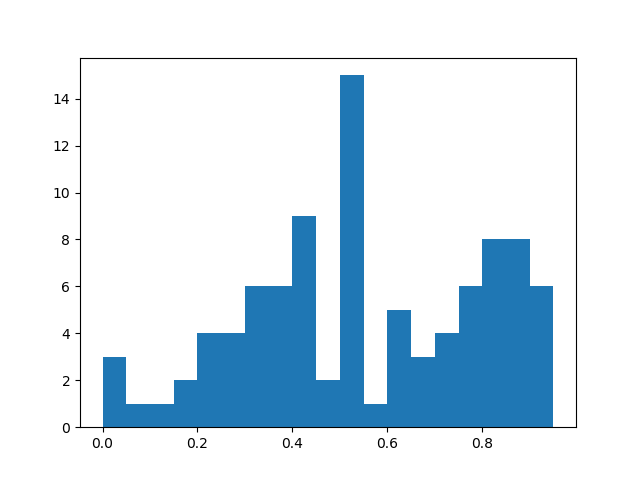

Write the Python code that produced this figure.
#!/usr/bin/python3
# -*- coding: utf-8 -*-
# /**
#  *                    _ooOoo_
#  *                   o8888888o
#  *                   88" . "88
#  *                   (| -_- |)
#  *                    O\ = /O
#  *                ____/`---'\____
#  *              .   ' \\| |// `.
#  *               / \\||| : |||// \
#  *             / _||||| -:- |||||- \
#  *               | | \\\ - /// | |
#  *             | \_| ''\---/'' | |
#  *              \ .-\__ `-` ___/-. /
#  *           ___`. .' /--.--\ `. . __
#  *        ."" '< `.___\_<|>_/___.' >'"".
#  *       | | : `- \`.;`\ _ /`;.`/ - ` : | |
#  *         \ \ `-. \_ __\ /__ _/ .-` / /
#  * ======`-.____`-.___\_____/___.-`____.-'======
#  *                    `=---='
#  *
#  * .............................................
#  *          佛祖保佑             永无BUG
#  */

"""
Project:LS  

"""
__author__ = 'LS'

# encoding: utf-8

import sys
#reload(sys)
#sys.setdefaultencoding('utf-8')
import numpy as np
from snownlp import SnowNLP
import matplotlib.pyplot as plt



comment = []
with open('test.txt', mode='r',encoding = 'gbk') as f:
    rows = f.readlines()
    for row in rows:
        if row not in comment:
            comment.append(row.strip('\n'))


def snowanalysis(self):
    sentimentslist = []
    with open('qinggan.txt', 'w+', encoding='utf8') as q:
        for li in self:
            s = SnowNLP(li)
            q.write(li + '\n')
            q.write(str(s.sentiments) + '\n\n')
            sentimentslist.append(s.sentiments)
        # print (li)
        # print  (s.sentiments)
        # print ('\n')
    #sentimentslist.append(s.sentiments)
    print ('情感文件分析完毕！')
    plt.hist(sentimentslist, bins=np.arange(0, 1, 0.05))
    #plt.hist(sentimentslist, bins=256, normed=1,edgecolor='None',facecolor='red')
    plt.show()

# def write(self):
#     for li in self:
#         s = SnowNLP(li)
#         with open('qinggan.txt','w+',encoding = 'utf8') as q:
#             q.write(li + '\n')
#             q.write(str(s.sentiments) + '\n\n')

    # print ('情感文件分析完毕！')

if __name__ == '__main__':
    #write(comment)
    snowanalysis(comment)
